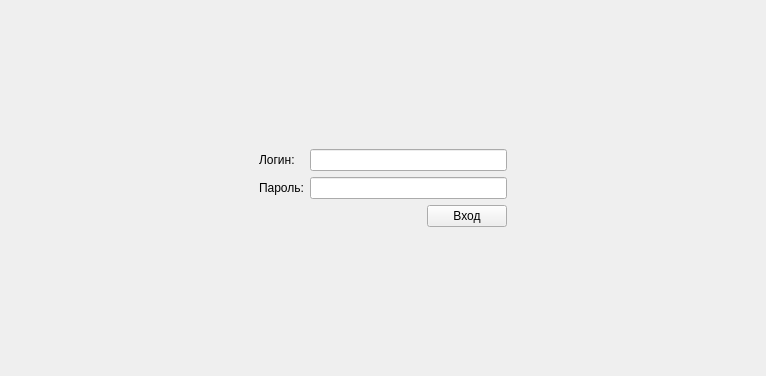
<?xml version="1.0" encoding="UTF-8"?>
<ui version="4.0">
 <class>AuthenticationPage</class>
 <widget class="QWidget" name="AuthenticationPage">
  <property name="geometry">
   <rect>
    <x>0</x>
    <y>0</y>
    <width>766</width>
    <height>376</height>
   </rect>
  </property>
  <property name="windowTitle">
   <string/>
  </property>
  <layout class="QGridLayout" name="gridLayout_3">
   <item row="0" column="1">
    <spacer name="verticalSpacer">
     <property name="orientation">
      <enum>Qt::Vertical</enum>
     </property>
     <property name="sizeHint" stdset="0">
      <size>
       <width>20</width>
       <height>126</height>
      </size>
     </property>
    </spacer>
   </item>
   <item row="1" column="0">
    <spacer name="horizontalSpacer_2">
     <property name="orientation">
      <enum>Qt::Horizontal</enum>
     </property>
     <property name="sizeHint" stdset="0">
      <size>
       <width>242</width>
       <height>20</height>
      </size>
     </property>
    </spacer>
   </item>
   <item row="1" column="1">
    <layout class="QGridLayout" name="gridLayout_2">
     <item row="0" column="0" colspan="2">
      <layout class="QGridLayout" name="gridLayout">
       <item row="0" column="0">
        <widget class="QLabel" name="label">
         <property name="text">
          <string>Логин:</string>
         </property>
        </widget>
       </item>
       <item row="0" column="1">
        <widget class="QLineEdit" name="lineEdit"/>
       </item>
       <item row="1" column="0">
        <widget class="QLabel" name="label_2">
         <property name="text">
          <string>Пароль:</string>
         </property>
        </widget>
       </item>
       <item row="1" column="1">
        <widget class="QLineEdit" name="lineEdit_2"/>
       </item>
      </layout>
     </item>
     <item row="1" column="0">
      <spacer name="horizontalSpacer">
       <property name="orientation">
        <enum>Qt::Horizontal</enum>
       </property>
       <property name="sizeHint" stdset="0">
        <size>
         <width>40</width>
         <height>20</height>
        </size>
       </property>
      </spacer>
     </item>
     <item row="1" column="1">
      <widget class="QPushButton" name="enterButton">
       <property name="text">
        <string>Вход</string>
       </property>
      </widget>
     </item>
    </layout>
   </item>
   <item row="1" column="2">
    <spacer name="horizontalSpacer_3">
     <property name="orientation">
      <enum>Qt::Horizontal</enum>
     </property>
     <property name="sizeHint" stdset="0">
      <size>
       <width>242</width>
       <height>20</height>
      </size>
     </property>
    </spacer>
   </item>
   <item row="2" column="1">
    <spacer name="verticalSpacer_2">
     <property name="orientation">
      <enum>Qt::Vertical</enum>
     </property>
     <property name="sizeHint" stdset="0">
      <size>
       <width>20</width>
       <height>126</height>
      </size>
     </property>
    </spacer>
   </item>
  </layout>
 </widget>
 <resources/>
 <connections/>
</ui>
